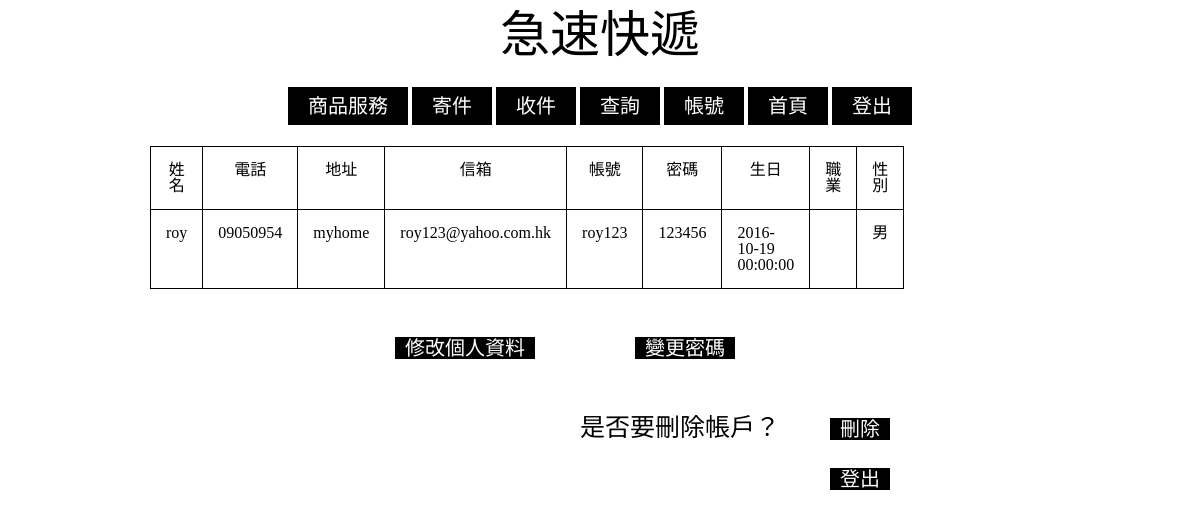
The page /list.php (signed in) on the database its author committed.
### tables this page shows
CREATE TABLE `member` (
  `mem_id` int(11) NOT NULL,
  `mem_name` varchar(15) NOT NULL,
  `mem_phone` varchar(10) NOT NULL,
  `mem_address` varchar(35) NOT NULL,
  `mem_email` varchar(35) NOT NULL,
  `mem_account_num` varchar(15) NOT NULL,
  `mem_password` varchar(35) NOT NULL,
  `manager_right` int(11) NOT NULL,
  `mem_birth` datetime NOT NULL,
  `mem_career` varchar(8) NOT NULL,
  `mem_gender` varchar(4) NOT NULL
);

### list.php (the view, shortened to what this page needs)
<!DOCTYPE html>
<html>
<head>
    <link rel="stylesheet" href="normal.css">
</head>
    <body>
    <h1>急速快遞</h1> <br/>
<?php
include("config.php");
if (empty($_SESSION["loginsession"])) { ?>
    <div class = "menu">
            <a href="Service.php">商品服務</a>
            <a href="send.php">寄件</a>
            <a href="recive.php">收件</a>
            <a href="search.php">查詢</a>
            <a href="account.php">帳號</a>
            <a href="index.php">首頁</a>
    </div>
<?php
    echo "<br/><br/><h2>請先登入會員!!!</h2>";
    header("refresh:3;url = login.php");
} else {?>
        <div class = "menu">
            <a href="Service.php">商品服務</a>
            <a href="send.php">寄件</a>
            <a href="recive.php">收件</a>
            <a href="search.php">查詢</a>
            <a href="account.php">帳號</a>
            <a href="index.php">首頁</a>
            <a href="logout.php">登出</a>
        </div>
    <div class = "table_account">
        <?php
		mysqli_query($link,"SET NAMES 'UTF8'");
        $account = $_SESSION["loginsession"];
        $sql = "SELECT * FROM member WhERE mem_account_num = '".$account."'";
        $result = mysqli_query($link, $sql);
        echo "<table border=1>";
        echo "<thead>";
        echo "<tr>";
        echo "<th>姓名</th>";
        echo "<th>電話</th>";
        echo "<th>地址</th>";
        echo "<th>信箱</th>";
        echo "<th>帳號</th>";
        echo "<th>密碼</th>";
        echo "<th>生日</th>";
        echo "<th>職業</th>";
        echo "<th>性別</th>";
        echo "</tr>";
        echo "</thead>";
        while($row = mysqli_fetch_assoc($result)){
	        echo "<tr>";
        	echo "<td>";
	        echo $row["mem_name"];
        	$id = $row["mem_id"];
        	echo "</td><td>";
        	echo $row["mem_phone"];
        	echo "</td><td>";
        	echo $row["mem_address"];
            echo "</td><td>";
        	echo $row["mem_email"];
            echo "</td><td>";
        	echo $row["mem_account_num"];
            echo "</td><td>";
        	echo $row["mem_password"];
            echo "</td><td>";
        	echo $row["mem_birth"];
            echo "</td><td>";
            echo "</td><td>";
        	echo $row["mem_gender"];
        	echo "</td>";
        	echo "</tr>";
        }
        echo "</table>";
        	echo "<h4><br /><a href = 'update.php?mem_id=$id'>修改個人資料</a>";
        	echo "<a href = 'pwd_edit.php?mem_id=$id'>變更密碼</a><br /></h4></div>";
        	echo "<div class = 'table_account_delete'><br /><h4>是否要刪除帳戶？<a href = 'delete.php?mem_id=$id'>刪除</a>";
        echo "<br /><br /><a href = 'logout.php'>登出</a> </h4>";
}
        ?>
    </div>
    </body>
</html>

### normal.css (style rules this page uses)
html, body, div, span, applet, object, iframe, h1, h2, h3, h4, h5, h6, p, blockquote, pre, a, abbr, acronym, address, big, cite, code, del, dfn, em, img, ins, kbd, q, s, samp, small, strike, strong, sub, sup, tt, var, b, u, i, center, dl, dt, dd, ol, ul, li, fieldset, form, label, legend, table, caption, tbody, tfoot, thead, tr, th, td, article, aside, canvas, details, embed, figure, figcaption, footer, header, hgroup, menu, nav, output, ruby, section, summary, time, mark, audio, video { margin: 0; padding: 0; border: 0; font-size: 100%; font: inherit; vertical-align: baseline; }
body { line-height: 1; }
table { border-collapse: collapse; border-spacing: 0; }
body { width: 700px; margin: 0 auto; }
h1 { text-align: center; font-size: 50px; font-family: 微軟正黑體; margin: 10px 10px 20px 10px; }
h4 { text-align:left; font-size:25px; font-family:微軟正黑體; margin: 10px 10px 20px 30px; }
.table_account_delete h4 { text-align:right; font-size:25px; font-family:微軟正黑體; margin: 20px 10px 20px 30px; }
.table_account_delete a { text-decoration: none; background-color: black; color: white; font-size: 20px; font-family: 微軟正黑體; margin: 0px 50px 0px 50px; padding: 0px 10px 0px 10px }
.table_account a { text-decoration: none; background-color: black; color: white; font-size: 20px; font-family: 微軟正黑體; margin: 0px 50px 0px 50px; padding: 0px 10px 0px 10px }
.table_account h4 { text-align:center; font-size:25px; font-family:微軟正黑體; margin: 20px 100px 20px 30px; }
.table_account table { border-collapse: collapse; width: 100%; margin: 30px 0px 0px -100px; }
.menu { text-align: center; }
.menu a { text-decoration: none; background-color: black; color: white; font-size: 20px; font-family: 微軟正黑體; margin: 10px 0px 10px 0px; padding: 8px 20px 8px 20px; }
a { text-decoration: none; background-color: white; color: black; font-size: 15px; font-family: 微軟正黑體; margin: 10px 0px 10px 0px; padding: 8px 20px 8px 20px; }
table, th, td { border: 1px solid black; }
table { border-collapse: collapse; width: 100%; margin: 0px 0px 0px -50px; }
th, td { padding: 15px; }

### rows shown on the page
member: mem_name "roy", mem_phone "09050954", mem_address "myhome", mem_email "roy123@yahoo.com.hk", mem_account_num "roy123", mem_password "123456", mem_birth "2016-10-19 00:00:00", mem_gender "男"
